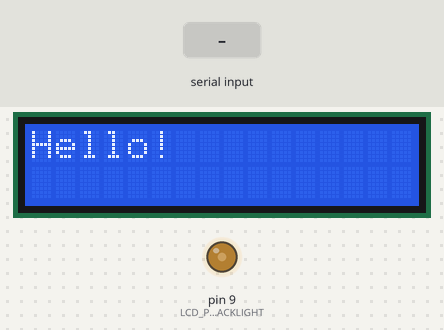
A sketch run on a simulated Arduino Uno, built with avr-gcc and run on an emulated ATmega328P. Parts: 16×2 character LCD, output pins drawn as LEDs (lit = HIGH). The test bench sets the inputs (shaded band). Pins used as bus, display or sensor lines are not drawn; what the sketch prints to the serial monitor is not drawn.

Above: at 1.2 s.
1.3 s: "C" received over Serial
2.8 s: byte 13 (13) received over Serial
At 3.9 s:
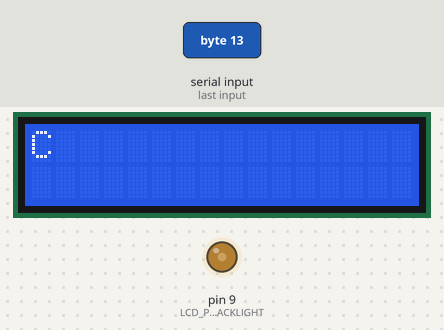
4.3 s: "d" received over Serial
At 5.0 s:
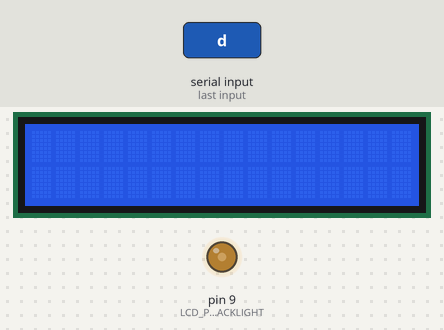
5.8 s: "l" received over Serial
7.3 s: byte 127 (127) received over Serial
8.8 s: "B" received over Serial
At 9.6 s:
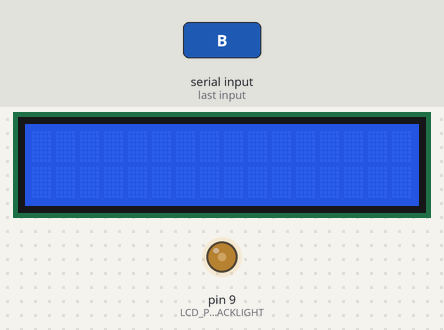
Timing chart, 0 to 11.3 s (numbered marks = the images above; inputs shaded):
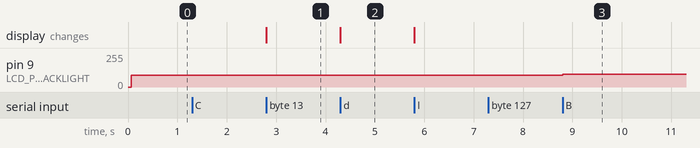

Measured:
- after the input at 1.3 s, every drawn part: stays the same
- after the input at 2.8 s, the display: changes at once (image 1)
- after the input at 4.3 s, the display: changes at once (image 2)
- after the input at 7.3 s, every drawn part: stays the same
- after the input at 8.8 s, pin 9 (LCD_PIN_BACKLIGHT): 90/255 → 95/255 at once

The sketch:

lcdtest.ino
```cpp
#include <LiquidCrystal.h>

#define LENGTH(X)               (sizeof X / sizeof X[0])
#define LCD_PIN_CONTRAST	6
#define LCD_PIN_BACKLIGHT 	9

#define CONTRAST_DEF		110
#define BACKLIGHT_DEF		90
#define BLINK_DEF		0
#define AUTOSCROLL_DEF		0
#define SCROLL_DELAY		250

#define	VALUE_MAX		255
#define	VALUE_INC		5
#define PS1			"> "
#define PS2			": "

enum { ModeInsert, ModeCommand }; /* modes */

static int contrast = CONTRAST_DEF;
static int backlight = BACKLIGHT_DEF;
static int blink;
static int autoscroll;
static int lcdstate = 1; /* on, off */
static char buf[1024]; /* command buffer */
static char serialC;

static unsigned int Mode = ModeInsert;

LiquidCrystal lcd(12, 11, 5, 4, 3, 2);

void
handleserial(void) {
	serialC = Serial.read();
	if(Mode == ModeInsert) {
		switch(serialC) {
			case 127: // Backspace
				buf[ strlen(buf) - 1 ] = '\0';
				Serial.write("\b \b");
				break;

			case 13: // Return
				Mode = ModeCommand;
				if(*buf) {
					lcd.clear();
					if(autoscroll) {
						lcd.setCursor(16, 0);
						for(int i = 0; i < LENGTH(buf) && buf[i]; ++i) {
							lcd.print(buf[i]);
							delay(SCROLL_DELAY);
						}
					}
					else {
						lcd.print(buf);
					}
					*buf = '\0';
				}
				Serial.println(); Serial.print(PS1); /* reset */
				break;

			case 27: // ESC
				Mode = ModeCommand;
				Serial.println(); Serial.print(PS1); /* reset */
				break;

			default:
				Serial.print(serialC);
				snprintf(buf, sizeof buf, "%s%c", buf, serialC);
				break;
		}

		return;
	}

	switch(serialC) {
		case 'C':
			if((contrast += VALUE_INC) > VALUE_MAX)
				contrast = VALUE_MAX;
			analogWrite(LCD_PIN_CONTRAST, contrast);
			Serial.print("Contrast: ");
			Serial.println(contrast);
			break;

		case 'c':
			if((contrast -= VALUE_INC) < 0)
				contrast = 0;
			analogWrite(LCD_PIN_CONTRAST, contrast);
			Serial.print("Contrast: ");
			Serial.println(contrast);
			break;

		case 'B':
			if((backlight += VALUE_INC) > VALUE_MAX)
				backlight = VALUE_MAX;
			analogWrite(LCD_PIN_BACKLIGHT, backlight);
			Serial.print("Backlight: ");
			Serial.println(backlight);
			break;

		case 'b':
			if((backlight -= VALUE_INC) < 0)
				backlight = 0;
			analogWrite(LCD_PIN_BACKLIGHT, backlight);
			Serial.print("Backlight: ");
			Serial.println(backlight);
			break;

		case 'l':
			if(blink) {
				lcd.noBlink();
				Serial.println("Blink is OFF");
			}
			else {
				lcd.blink();
				Serial.println("Blink is ON");
			}
			blink = !blink;
			break;

		case 'a':
			autoscroll = !autoscroll;
			if(autoscroll) {
				lcd.autoscroll();
				Serial.println("Autoscroll is ON");
			}
			else {
				lcd.noAutoscroll();
				Serial.println("Autoscroll is OFF");
			}
			break;

		case 'i':
			Mode = ModeInsert;
			Serial.write("\b\b");
			Serial.print(PS2);
			break;

		case 'd':
			lcdstate = !lcdstate;
			if(lcdstate) {
				lcd.display();
				Serial.println("Display is ON");
			}
			else {
				lcd.noDisplay();
				Serial.println("Display is OFF");
			}
			break;

		default:
			Serial.println((serialC != 13 ? "Unknown command" : ""));
			break;
	}

	if(Mode == ModeCommand)
		Serial.print(PS1);
}

void
setup(void) {
	Serial.begin(9600);
	lcd.begin(16, 2); /* 16x2 display */

	/* defaults */
	analogWrite(LCD_PIN_CONTRAST, contrast);
	analogWrite(LCD_PIN_BACKLIGHT, backlight);
	if(BLINK_DEF)
		lcd.blink();
	else
		lcd.noBlink();

	if(AUTOSCROLL_DEF)
		lcd.autoscroll();
	else
		lcd.noAutoscroll();

	if(lcdstate)
		lcd.display();
	else
		lcd.noDisplay();

	lcd.write("Hello!");
	Serial.print(PS1);
}

void
loop(void) {
	if(Serial.available() > 0) {
		handleserial();
	}
}
```
